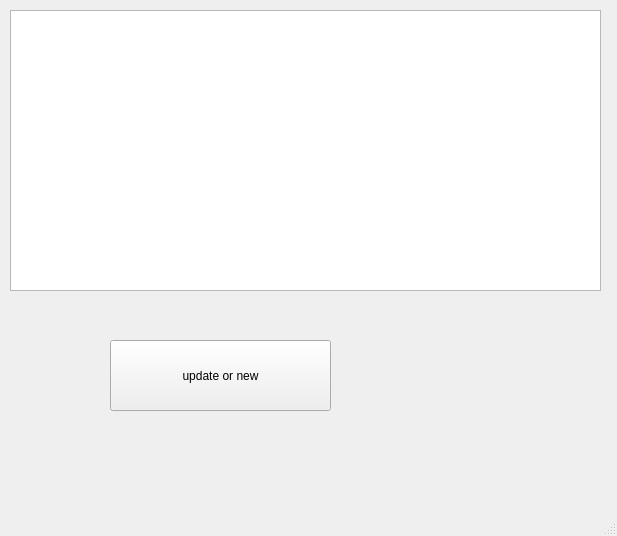
<?xml version="1.0" encoding="UTF-8"?>
<ui version="4.0">
 <class>MainWindow</class>
 <widget class="QMainWindow" name="MainWindow">
  <property name="geometry">
   <rect>
    <x>0</x>
    <y>0</y>
    <width>617</width>
    <height>536</height>
   </rect>
  </property>
  <property name="windowTitle">
   <string>MainWindow</string>
  </property>
  <widget class="QWidget" name="centralwidget">
   <widget class="QTableWidget" name="table">
    <property name="geometry">
     <rect>
      <x>10</x>
      <y>10</y>
      <width>591</width>
      <height>281</height>
     </rect>
    </property>
   </widget>
   <widget class="QPushButton" name="button">
    <property name="geometry">
     <rect>
      <x>110</x>
      <y>340</y>
      <width>221</width>
      <height>71</height>
     </rect>
    </property>
    <property name="text">
     <string>update or new</string>
    </property>
   </widget>
  </widget>
  <widget class="QStatusBar" name="statusbar"/>
 </widget>
 <resources/>
 <connections/>
</ui>
